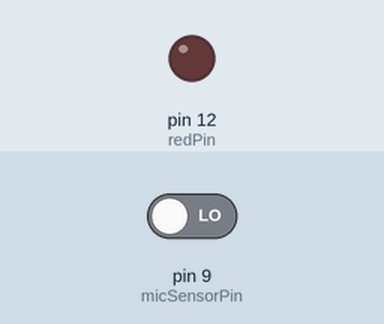
Bench run of a sketch on a simulated Arduino Uno, built with avr-gcc and run on an emulated ATmega328P. On the bench: output pins drawn as LEDs (lit = HIGH). The inputs (shaded band) are chosen by the test bench; at power-on: pin 9 (micSensorPin) LOW.

Above: at 1.2 s.
1.3 s: pin 9 (micSensorPin) driven HIGH
At 2.5 s:
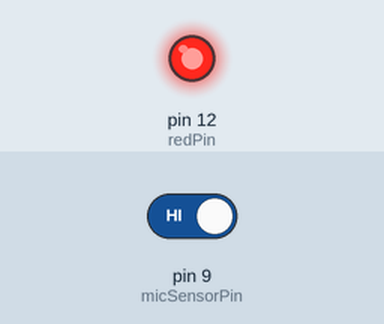
2.8 s: pin 9 (micSensorPin) driven LOW
At 3.6 s:
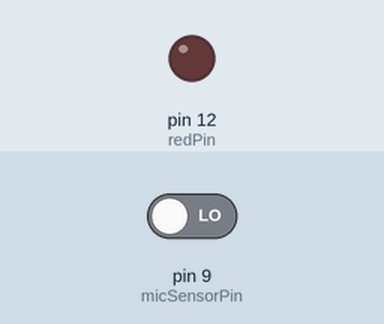
Timing chart, 0 to 5.8 s (numbered marks = the images above; inputs shaded):
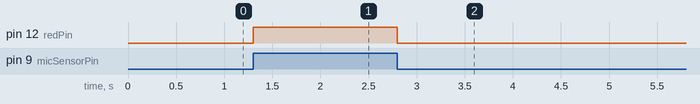

Measured:
- after the input at 1.3 s, pin 12 (redPin): LOW → HIGH at once
- after the input at 2.8 s, pin 12 (redPin): HIGH → LOW at once

The sketch:

miccrophone.1.ino
```cpp
int redPin=12;
int micSensorPin=9;
int micState;
int T= 1000;
void setup() {
  // put your setup code here, to run once:
pinMode(redPin, OUTPUT);
pinMode(micSensorPin, INPUT);


}

void loop() {
  // put your main code here, to run repeatedly:
micState=digitalRead(micSensorPin);
if (micState==HIGH)
{
  digitalWrite(redPin, HIGH);

}
else
{
  digitalWrite(redPin, LOW);
}

}
```
